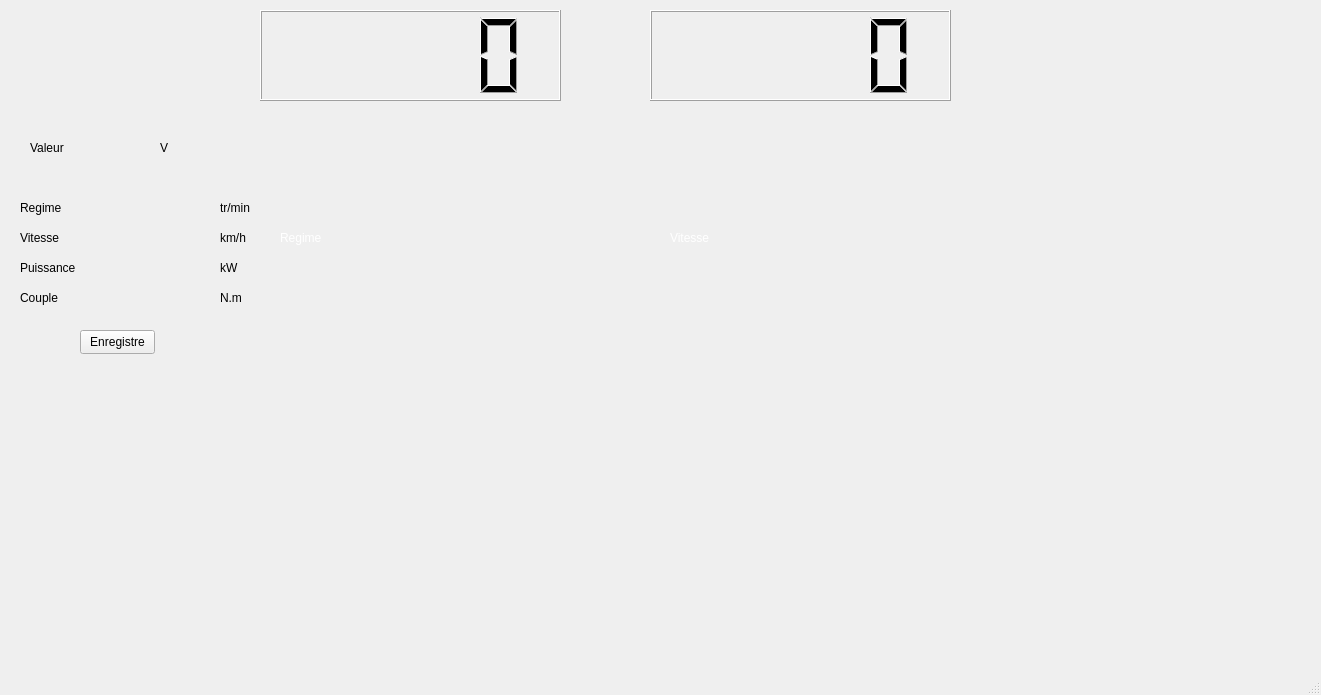
<?xml version="1.0" encoding="UTF-8"?>
<ui version="4.0">
 <class>MainWindow</class>
 <widget class="QMainWindow" name="MainWindow">
  <property name="geometry">
   <rect>
    <x>0</x>
    <y>0</y>
    <width>1321</width>
    <height>695</height>
   </rect>
  </property>
  <property name="windowTitle">
   <string>MainWindow</string>
  </property>
  <property name="styleSheet">
   <string notr="true"/>
  </property>
  <widget class="QWidget" name="centralwidget">
   <widget class="QLabel" name="labelRegime">
    <property name="geometry">
     <rect>
      <x>90</x>
      <y>200</y>
      <width>131</width>
      <height>21</height>
     </rect>
    </property>
    <property name="text">
     <string/>
    </property>
   </widget>
   <widget class="QLCDNumber" name="lcdNumber">
    <property name="geometry">
     <rect>
      <x>260</x>
      <y>10</y>
      <width>301</width>
      <height>91</height>
     </rect>
    </property>
   </widget>
   <widget class="QLabel" name="labelVitesse">
    <property name="geometry">
     <rect>
      <x>70</x>
      <y>220</y>
      <width>161</width>
      <height>31</height>
     </rect>
    </property>
    <property name="text">
     <string/>
    </property>
   </widget>
   <widget class="QLCDNumber" name="lcdVitesse">
    <property name="geometry">
     <rect>
      <x>650</x>
      <y>10</y>
      <width>301</width>
      <height>91</height>
     </rect>
    </property>
   </widget>
   <widget class="QLabel" name="label">
    <property name="geometry">
     <rect>
      <x>100</x>
      <y>140</y>
      <width>49</width>
      <height>16</height>
     </rect>
    </property>
    <property name="text">
     <string/>
    </property>
   </widget>
   <widget class="QLabel" name="label_2">
    <property name="geometry">
     <rect>
      <x>30</x>
      <y>140</y>
      <width>49</width>
      <height>16</height>
     </rect>
    </property>
    <property name="text">
     <string>Valeur</string>
    </property>
   </widget>
   <widget class="QLabel" name="label_3">
    <property name="geometry">
     <rect>
      <x>160</x>
      <y>140</y>
      <width>49</width>
      <height>16</height>
     </rect>
    </property>
    <property name="text">
     <string>V</string>
    </property>
   </widget>
   <widget class="GaugeWidget" name="compteurRegime" native="true">
    <property name="geometry">
     <rect>
      <x>270</x>
      <y>220</y>
      <width>300</width>
      <height>300</height>
     </rect>
    </property>
    <widget class="QLabel" name="label_12">
     <property name="geometry">
      <rect>
       <x>10</x>
       <y>10</y>
       <width>49</width>
       <height>16</height>
      </rect>
     </property>
     <property name="styleSheet">
      <string notr="true">color: rgb(255, 255, 255);</string>
     </property>
     <property name="text">
      <string>Regime</string>
     </property>
    </widget>
   </widget>
   <widget class="GaugeWidget" name="compteurVitesse" native="true">
    <property name="geometry">
     <rect>
      <x>650</x>
      <y>220</y>
      <width>300</width>
      <height>300</height>
     </rect>
    </property>
    <widget class="QLabel" name="label_13">
     <property name="geometry">
      <rect>
       <x>20</x>
       <y>10</y>
       <width>49</width>
       <height>16</height>
      </rect>
     </property>
     <property name="styleSheet">
      <string notr="true">color: rgb(255, 255, 255);</string>
     </property>
     <property name="text">
      <string>Vitesse</string>
     </property>
    </widget>
   </widget>
   <widget class="QLabel" name="labelCouple">
    <property name="geometry">
     <rect>
      <x>70</x>
      <y>290</y>
      <width>131</width>
      <height>21</height>
     </rect>
    </property>
    <property name="text">
     <string/>
    </property>
   </widget>
   <widget class="QLabel" name="labelPuissance">
    <property name="geometry">
     <rect>
      <x>80</x>
      <y>260</y>
      <width>161</width>
      <height>21</height>
     </rect>
    </property>
    <property name="text">
     <string/>
    </property>
   </widget>
   <widget class="QPushButton" name="pushButton">
    <property name="geometry">
     <rect>
      <x>80</x>
      <y>330</y>
      <width>75</width>
      <height>24</height>
     </rect>
    </property>
    <property name="text">
     <string>Enregistre</string>
    </property>
   </widget>
   <widget class="QLabel" name="label_4">
    <property name="geometry">
     <rect>
      <x>20</x>
      <y>290</y>
      <width>49</width>
      <height>16</height>
     </rect>
    </property>
    <property name="text">
     <string>Couple</string>
    </property>
   </widget>
   <widget class="QLabel" name="label_5">
    <property name="geometry">
     <rect>
      <x>20</x>
      <y>260</y>
      <width>61</width>
      <height>16</height>
     </rect>
    </property>
    <property name="text">
     <string>Puissance</string>
    </property>
   </widget>
   <widget class="QLabel" name="label_6">
    <property name="geometry">
     <rect>
      <x>20</x>
      <y>200</y>
      <width>49</width>
      <height>16</height>
     </rect>
    </property>
    <property name="text">
     <string>Regime</string>
    </property>
   </widget>
   <widget class="QLabel" name="label_7">
    <property name="geometry">
     <rect>
      <x>20</x>
      <y>230</y>
      <width>49</width>
      <height>16</height>
     </rect>
    </property>
    <property name="text">
     <string>Vitesse</string>
    </property>
   </widget>
   <widget class="QLabel" name="label_14">
    <property name="geometry">
     <rect>
      <x>220</x>
      <y>200</y>
      <width>49</width>
      <height>16</height>
     </rect>
    </property>
    <property name="text">
     <string>tr/min</string>
    </property>
   </widget>
   <widget class="QLabel" name="label_15">
    <property name="geometry">
     <rect>
      <x>220</x>
      <y>230</y>
      <width>49</width>
      <height>16</height>
     </rect>
    </property>
    <property name="text">
     <string>km/h</string>
    </property>
   </widget>
   <widget class="QLabel" name="label_16">
    <property name="geometry">
     <rect>
      <x>220</x>
      <y>260</y>
      <width>49</width>
      <height>16</height>
     </rect>
    </property>
    <property name="text">
     <string>kW</string>
    </property>
   </widget>
   <widget class="QLabel" name="label_17">
    <property name="geometry">
     <rect>
      <x>220</x>
      <y>290</y>
      <width>49</width>
      <height>16</height>
     </rect>
    </property>
    <property name="text">
     <string>N.m</string>
    </property>
   </widget>
  </widget>
  <widget class="QMenuBar" name="menubar">
   <property name="geometry">
    <rect>
     <x>0</x>
     <y>0</y>
     <width>1321</width>
     <height>22</height>
    </rect>
   </property>
  </widget>
  <widget class="QStatusBar" name="statusbar"/>
 </widget>
 <customwidgets>
  <customwidget>
   <class>GaugeWidget</class>
   <extends>QWidget</extends>
   <header location="global">gaugewidget.h</header>
   <container>1</container>
  </customwidget>
 </customwidgets>
 <resources/>
 <connections/>
</ui>
